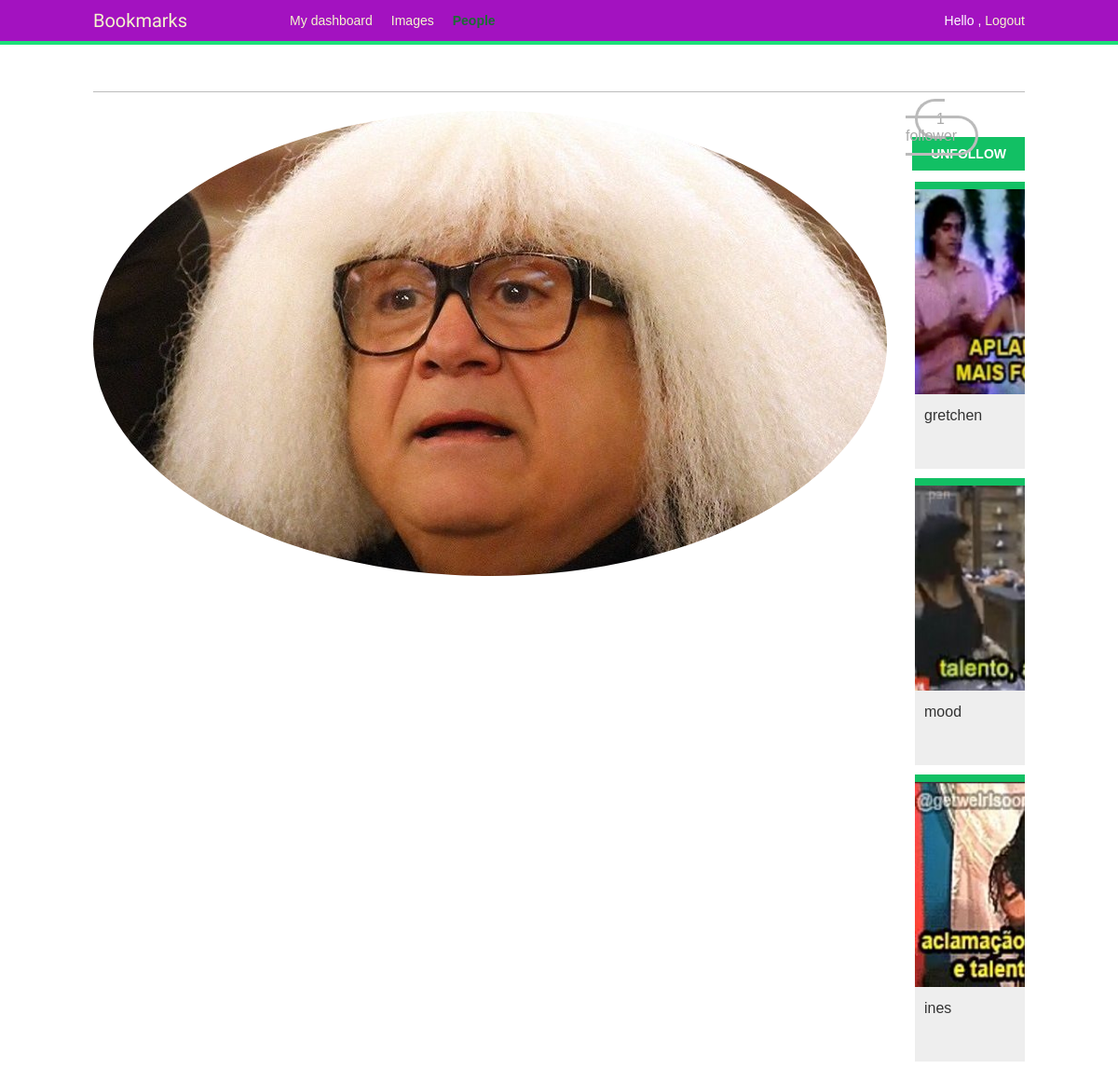
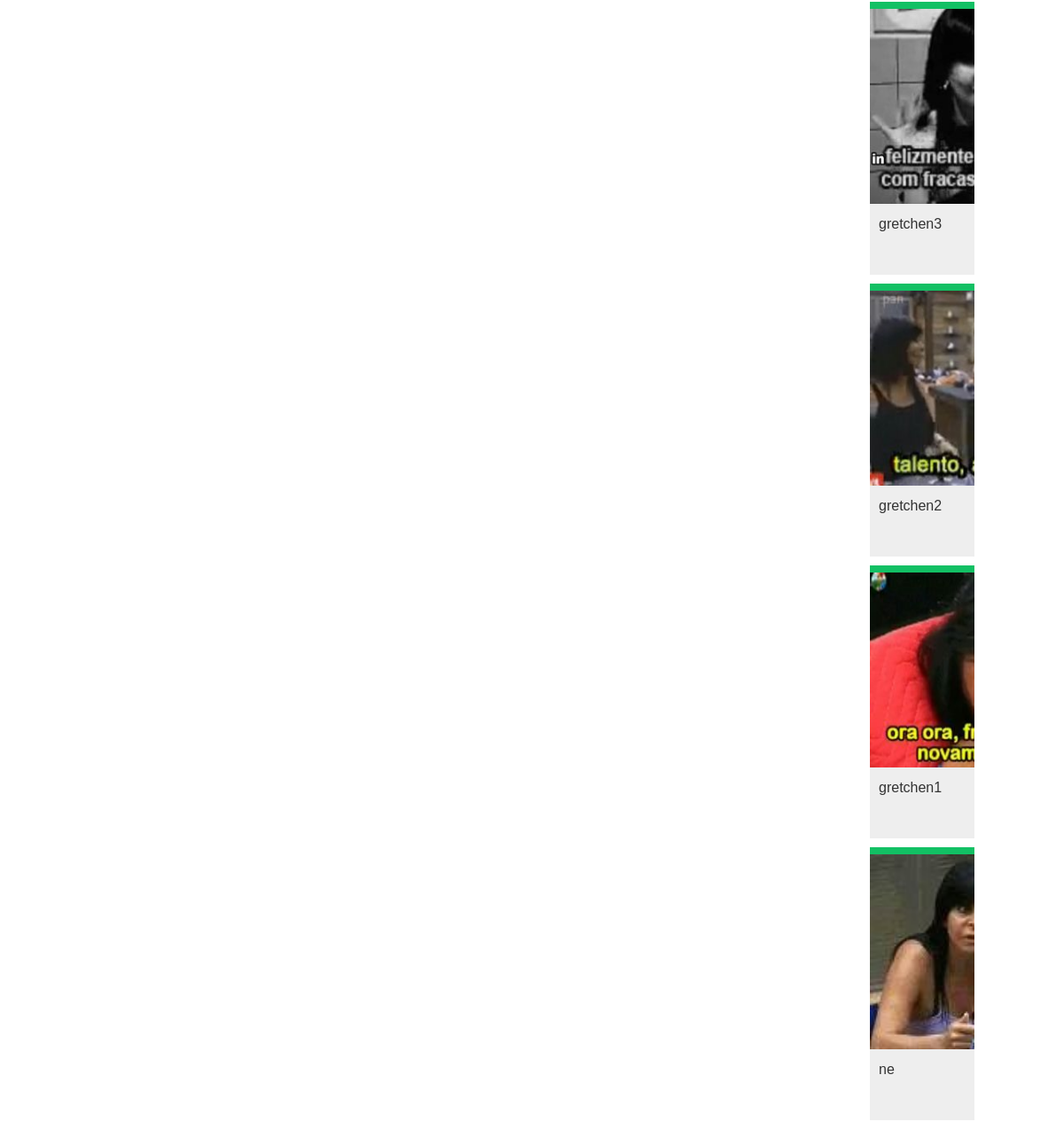
The app's page /account/users/caju/ (signed in) with its own data (2 pictures, top to bottom).
### account/models.py (models this page shows, shortened)
class Profile(models.Model):
    user = models.OneToOneField(settings.AUTH_USER_MODEL, on_delete=models.CASCADE)
    date_of_birth = models.DateField(blank=True, null=True)
    photo = models.ImageField(upload_to='users/%Y/%m/%d/', blank=True)

### images/models.py (models this page shows, shortened)
class Image(models.Model):
    user = models.ForeignKey(settings.AUTH_USER_MODEL,
                             related_name='images_created',
                             on_delete=models.CASCADE)
    title = models.CharField(max_length=200)
    slug = models.SlugField(max_length=200,
                            blank=True)
    url = models.URLField()
    image = models.ImageField(upload_to='images/%Y/%m/%d/')
    description = models.TextField(blank=True)
    created = models.DateField(auto_now_add=True,
                               db_index=True)
    users_like = models.ManyToManyField(settings.AUTH_USER_MODEL,
                                        related_name='images_liked',
                                        blank=True)
    total_likes= models.PositiveIntegerField(db_index=True,
                                            default=0)
    def get_absolute_url(self):
        return reverse('images:detail', args=[self.id, self.slug])

### account/views.py (the view)
# urls.py: path('users/<username>/',views.user_detail, name='user_detail'),
@login_required
def user_detail(request, username):
    user=get_object_or_404(User,
                            username=username,
                            is_active=True)
    return render(request,
                   'account/user/detail.html',
                   {'section': 'people',
                   'user': user})

### account/templates/account/user/detail.html (shortened to what this page needs)
{% extends "base.html" %}
{% load thumbnail %}
{% block content %}
  <h1>{{ user.get_full_name }}</h1>
  <div class="profile-info">
    <img src="{% thumbnail user.profile.photo 180x180 %}" class="user-detail">
  </div>
  {% with total_followers=user.followers.count %}
    <span class="count">
      <span class="total">{{ total_followers }}</span>
      follower{{ total_followers|pluralize }}
    </span>
    <a href="#" data-id="{{ user.id }}" data-action="{% if request.user in user.followers.all %}un{% endif %}follow" class="follow button">
      {% if request.user not in user.followers.all %}
        Follow
      {% else %}
        Unfollow
      {% endif %}
    </a>
    <div id="image-list" class="image-container">
      {% include "images/image/list_ajax.html" with images=user.images_created.all %}
    </div>
  {% endwith %}
{% endblock %}

### images/templates/images/image/list_ajax.html
{% load thumbnail %}
{% for image in images %}
  <div class="image">
    <a href="{{ image.get_absolute_url }}">
      {% thumbnail image.image 300x300 crop="smart" as im %}
      <a href="{{ image.get_absolute_url }}">
        <img src="{{ im.url }}">
      </a>
    </a>
    <div class="info">
      <a href="{{ image.get_absolute_url }}" class="title">
        {{ image.title }}
      </a>
    </div>
  </div>
{% endfor %}

### account/static/css/base.css (style rules this page uses)
body { margin:0; padding:0; font-family:helvetica, sans-serif; }
a { color:#12c064; text-decoration:none; }
h1, h2, h3, h4, h5 , h6 { font-family: 'Muli', sans-serif; font-weight:normal; }
h1 { border-bottom:1px solid #bbb; padding:0 0 10px 0; margin:10px 0 20px 0; }
input[type=submit], a.button { font-weight:bold; background:#12c064; color:#fff; padding:10px 20px; font-size:14px; text-transform:uppercase; }
.count { color:#aaa; border:3px solid #bbb; border-radius:26px; padding:10px 20px; margin:20px 10px 0; }
a.like, a.follow { float:right; margin-top:-8px; }
#image-list { overflow:auto; }
#image-list .image { float:left; width:220px; height:300px; margin:0 10px 10px 10px; border-top:8px solid #12c064; background:#eee; }
#image-list img { width:220px; height:220px; }
#image-list .info { padding:10px; }
#image-list .info a { color:#333; }
img.user-detail { border-radius:50%; float:left; }
.profile-info { float:left; overflow:auto; margin-right:20px; }
.image-container { margin-top:40px; }

### records on screen
Image: shows a picture, title "gretchen"
Image: title "mood"
Image: shows a picture, title "ines"
Image: shows a picture, title "gretchen3"
Image: title "gretchen2"
Image: shows a picture, title "gretchen1"
Image: shows a picture, title "ne"

### other values on screen
{{ total_followers }} "1"
